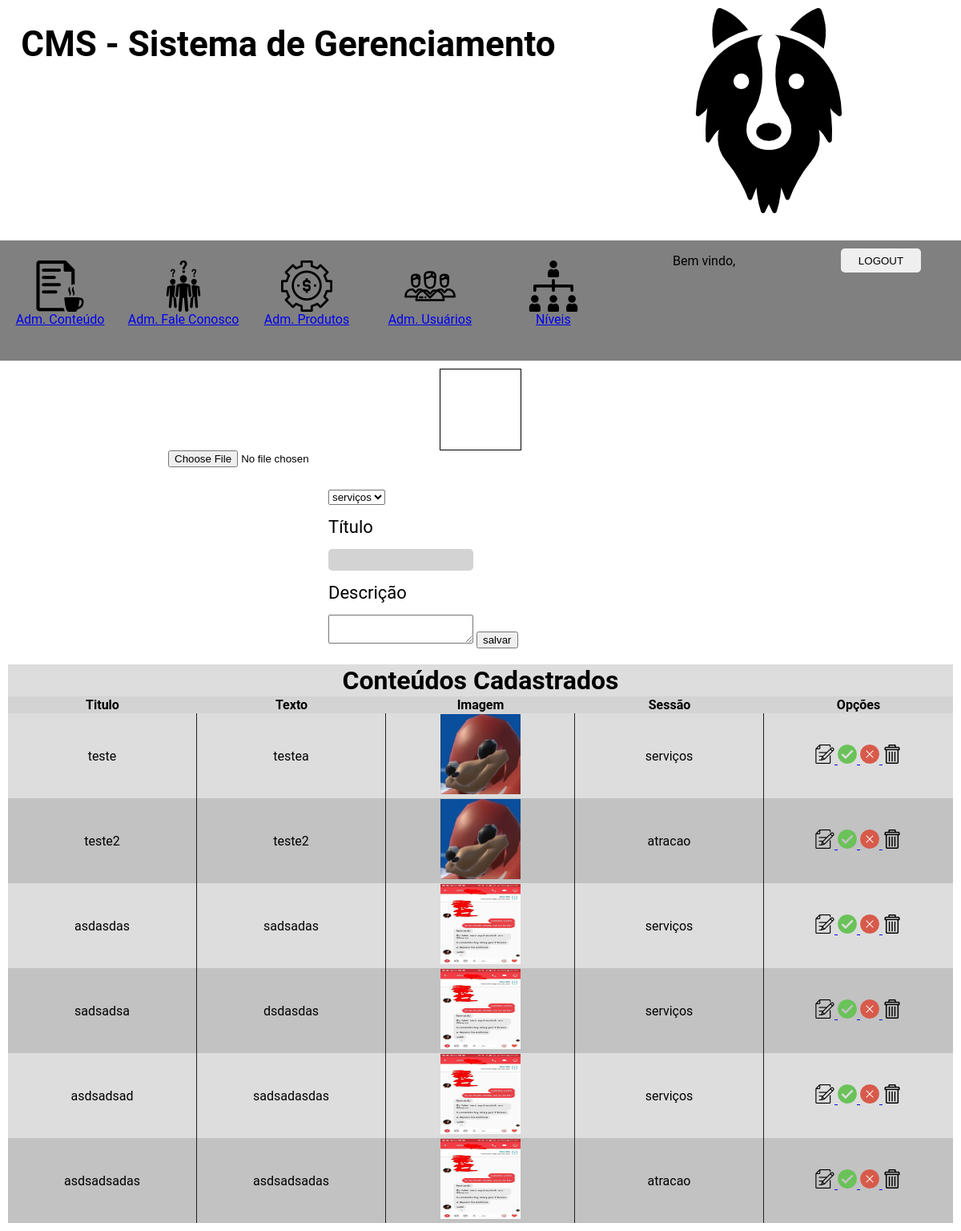
Page /cms/conteudo_sobrecentro.php on the committed database.
### tables this page shows
CREATE TABLE `tbl_sobre_penelope` (
  `id` int(11) NOT NULL AUTO_INCREMENT,
  `titulo` varchar(255) DEFAULT NULL,
  `descricao` mediumtext,
  `imagem` varchar(255) DEFAULT NULL,
  `status` tinyint(1) DEFAULT NULL,
  `idSessao` int(11) DEFAULT NULL,
  PRIMARY KEY (`id`),
  KEY `idSessao` (`idSessao`),
  CONSTRAINT `tbl_sobre_penelope_ibfk_1` FOREIGN KEY (`idSessao`) REFERENCES `tbl_sessao` (`id`)
);

CREATE TABLE `tbl_sessao` (
  `id` int(11) NOT NULL AUTO_INCREMENT,
  `nome` varchar(255) DEFAULT NULL,
  PRIMARY KEY (`id`)
);

### cms/tabelasobrecentro.php (the view)
<table class="table-model">
    <tr class="table-row">
        <td class="table-cell" colspan="5">
            <h1>Conteúdos Cadastrados</h1>
        </td>
    </tr>
    <tr class="table-row" style="font-weight: bold; background-color: lightgray;">
        <td class="table-cell">
            Titulo
        </td>
        <td class="table-cell">
            Texto
        </td>
        <td class="table-cell">
            Imagem
        </td>
        <td class="table-cell">
            Sessão
        </td>
        <td class="table-cell">
            Opções
        </td>
    </tr>
    <?php
        $sql = "select s.id, s.nome, sp.* from tbl_sessao as s, tbl_sobre_penelope as sp where s.id = sp.idSessao";
        $resultado = mysqli_query($conexao, $sql);
        while($rsPenelope = mysqli_fetch_array($resultado)){
    ?>
    <tr class="table-row">
        <td class="table-cell" style="border-right: 0.5px solid #202020;"><?php echo(utf8_encode($rsPenelope['titulo'])) ?></td>
        <td class="table-cell" style="border-right: 0.5px solid #202020;"><?php echo(utf8_encode($rsPenelope['descricao'])) ?></td>
        <td class="table-cell" style="border-right: 0.5px solid #202020;"><img class="image" src="<?php echo($rsPenelope['imagem'])?>"></td>
        <td class="table-cell" style="border-right: 0.5px solid #202020;"><?php echo(utf8_encode($rsPenelope['nome'])) ?></td>
        <td class="table-cell">
            <a href="conteudo_sobrecentro.php?modo=editar&id=<?php echo($rsPenelope['id']) ?>">
                <img src="imagens/edit.png">
            </a>
            <a href="conteudo_sobrecentro.php?status=ativar&id=<?php echo($rsPenelope['id'])?>">
              <img src="imagens/ativar.png">
          </a>
            <a href="conteudo_sobrecentro.php?status=desativar&id=<?php echo($rsPenelope['id']) ?>">
              <img src="imagens/desativar.png">
          </a>
            <a href="conteudo_sobrecentro.php?modo=excluir&id=<?php echo($rsPenelope['id'])?>" onclick="return confirm('Deseja excluir o registro?')">
                <img src="imagens/delete.png">
            </a>
        </td>
    </tr>
    <?php
        }
    ?>
</table>

### cms/css/style.css (style rules this page uses)
body { margin: 0; padding: 0; font-family: 'roboto'; }
header { width: 100%; max-width: 1920px; margin: auto; height: 300px; overflow: hidden; }
.header-left { width: 60%; height: 100%; float: left; text-align: center; margin-top: 6 0px; font-size: 22px; }
.header-right { width: 40%; height: 100%; float: left; text-align: center; margin-top: 10px; }
.table-model { width: 1180px; height: 400px; margin: auto; margin-top: 10px; margin-bottom: 10px; border-spacing: 0px; background-color: #DDD; }
.table-model tr:nth-child(even) { background-color: #C2C2C2; }
.table-model h1 { margin: 0; text-align: center; }
.table-row { width: 1100px; text-align: center; }
.table-cell { width: 20%; }
.image { width: 100px; height: 100px; }

### rows in the picture
tbl_sobre_penelope: titulo "teste", descricao "testea", imagem (picture), idSessao.nome "serviços"
tbl_sobre_penelope: titulo "teste2", descricao "teste2", imagem (picture), idSessao.nome "atracao"
tbl_sobre_penelope: titulo "asdasdas", descricao "sadsadas", imagem (picture), idSessao.nome "serviços"
tbl_sobre_penelope: titulo "sadsadsa", descricao "dsdasdas", imagem (picture), idSessao.nome "serviços"
tbl_sobre_penelope: titulo "asdsadsad", descricao "sadsadasdas", imagem (picture), idSessao.nome "serviços"
tbl_sobre_penelope: titulo "asdsadsadas", descricao "asdsadsadas", imagem (picture), idSessao.nome "atracao"

### other values in the picture
$btnsalvar "salvar"
form field txtsessao "serviços"
